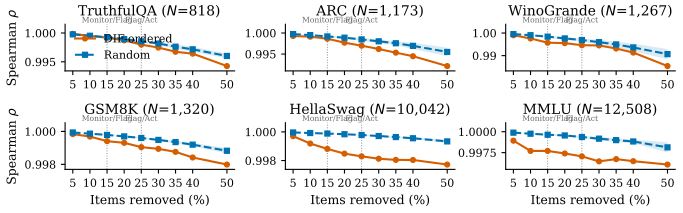

Write Python code to recreate this figure.
#!/usr/bin/env python3
"""Figure A3: MF2 ρ degradation — DIF-ordered vs random item removal."""

import matplotlib
matplotlib.use('Agg')
import matplotlib.pyplot as plt
import pandas as pd
import numpy as np
import os

plt.rcParams.update({
    'font.family': 'DejaVu Serif',
    'font.size': 9,
    'axes.titlesize': 10,
    'axes.labelsize': 9,
    'xtick.labelsize': 8,
    'ytick.labelsize': 8,
    'legend.fontsize': 8,
    'figure.dpi': 300,
    'savefig.dpi': 300,
    'savefig.bbox': 'tight',
    'savefig.pad_inches': 0.05,
    'axes.spines.top': False,
    'axes.spines.right': False,
    'lines.linewidth': 1.5,
    'pdf.fonttype': 42,
    'ps.fonttype': 42,
})

COL_DIF = '#D55E00'
COL_RND = '#0072B2'

DATA_PATH = '/home/ubuntu/.agent-ml-research-idea_gen_0520_2/projects/irt_equated_bench_regen/artifacts/mf2_rho_degradation/degradation_curves.csv'
OUT_DIR = '/home/ubuntu/.agent-ml-research-idea_gen_0520_2/projects/irt_equated_bench_regen/figures/paper'

df = pd.read_csv(DATA_PATH)

# Total item counts (back-calculated from 5% removal row)
bench_items = {}
for b in df['benchmark'].unique():
    n_at_5 = df[(df['benchmark'] == b) & (df['removal_pct'] == 5) & (df['removal_type'] == 'dif_ordered')]['n_items_remaining'].values[0]
    bench_items[b] = round(n_at_5 / 0.95)

BENCH_ORDER = ['truthfulqa', 'arc', 'winogrande', 'gsm8k', 'hellaswag', 'mmlu']
BENCH_LABELS = {
    'truthfulqa': 'TruthfulQA',
    'arc': 'ARC',
    'winogrande': 'WinoGrande',
    'gsm8k': 'GSM8K',
    'hellaswag': 'HellaSwag',
    'mmlu': 'MMLU',
}

fig, axes = plt.subplots(2, 3, figsize=(7, 2.3))
axes = axes.flatten()

for idx, bench in enumerate(BENCH_ORDER):
    ax = axes[idx]
    bdf = df[df['benchmark'] == bench]

    dif = bdf[bdf['removal_type'] == 'dif_ordered'].sort_values('removal_pct')
    rnd_mean = bdf[bdf['removal_type'] == 'random_mean'].sort_values('removal_pct')
    rnd_std = bdf[bdf['removal_type'] == 'random_std'].sort_values('removal_pct')

    pcts = dif['removal_pct'].values
    y_dif = dif['spearman_rho'].values
    y_rnd = rnd_mean['spearman_rho'].values
    y_std = rnd_std['spearman_rho'].values

    ax.fill_between(pcts, y_rnd - y_std, y_rnd + y_std,
                    color=COL_RND, alpha=0.15, linewidth=0)
    ax.plot(pcts, y_dif, color=COL_DIF, marker='o', markersize=3.5,
            label='DIF-ordered', zorder=3)
    ax.plot(pcts, y_rnd, color=COL_RND, marker='s', markersize=3.5,
            linestyle='--', label='Random', zorder=3)

    # Threshold lines
    for xv, lbl in [(15, 'Monitor/Flag'), (25, 'Flag/Act')]:
        ax.axvline(xv, color='#888888', linewidth=0.7, linestyle=':', zorder=1)

    # Y-axis: adaptive per panel with some padding
    all_y = np.concatenate([y_dif, y_rnd - y_std, y_rnd + y_std])
    ymin, ymax = all_y.min(), all_y.max()
    margin = (ymax - ymin) * 0.15
    ax.set_ylim(ymin - margin, ymax + margin * 2)  # extra top margin for labels

    # Re-draw threshold text after ylim is set
    for txt in ax.texts:
        txt.remove()
    ytop = ax.get_ylim()[1]
    for xv, lbl in [(15, 'Monitor/Flag'), (25, 'Flag/Act')]:
        ax.text(xv, ytop, lbl, ha='center', va='bottom',
                fontsize=5.5, color='#666666', clip_on=False)

    n_total = bench_items[bench]
    ax.set_title(f'{BENCH_LABELS[bench]} ($N$={n_total:,})')

    ax.set_xticks([5, 10, 15, 20, 25, 30, 35, 40, 50])
    ax.tick_params(axis='both', which='both', length=3)

    if idx >= 3:
        ax.set_xlabel('Items removed (%)')
    if idx % 3 == 0:
        ax.set_ylabel('Spearman $\\rho$')

    # Legend only in first panel
    if idx == 0:
        ax.legend(loc='lower left', frameon=False, handlelength=1.8)

fig.tight_layout(h_pad=1.0, w_pad=0.8)

os.makedirs(OUT_DIR, exist_ok=True)
fig.savefig(os.path.join(OUT_DIR, 'fig_A3_rho_degradation.pdf'))
fig.savefig(os.path.join(OUT_DIR, 'fig_A3_rho_degradation.png'))
print('Saved fig_A3_rho_degradation.pdf and .png')
